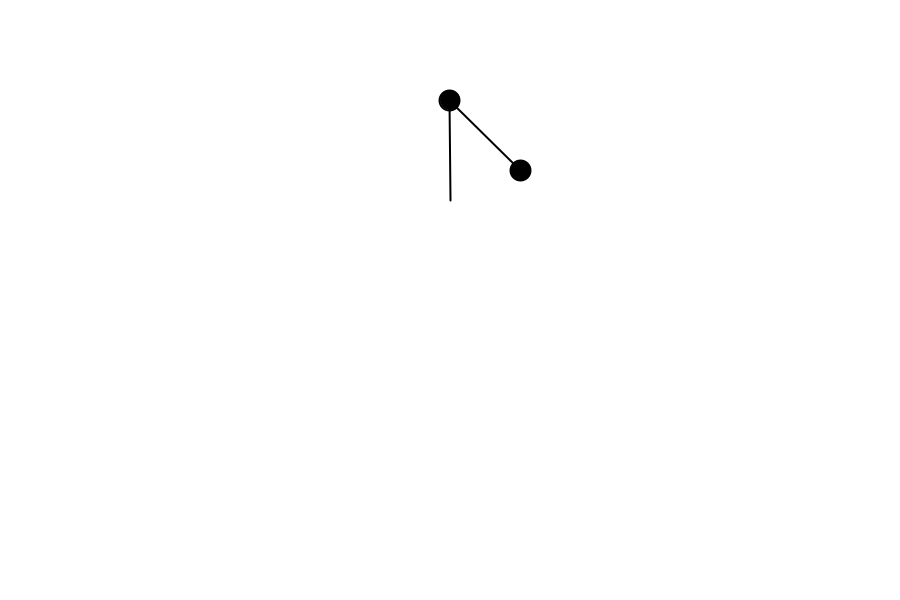
Frame 1 (no input)
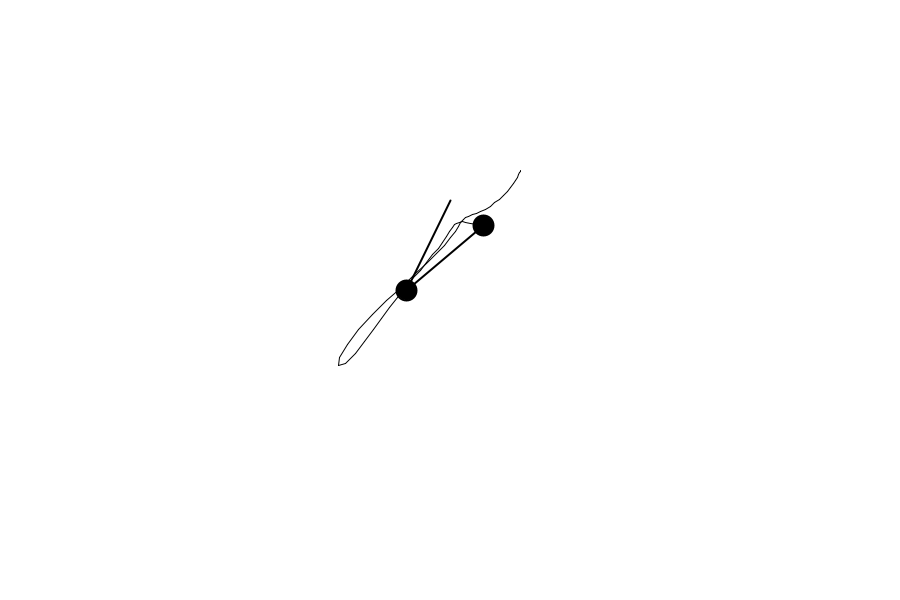
Frame 60 (the mouse pressed at the canvas centre just before this capture)
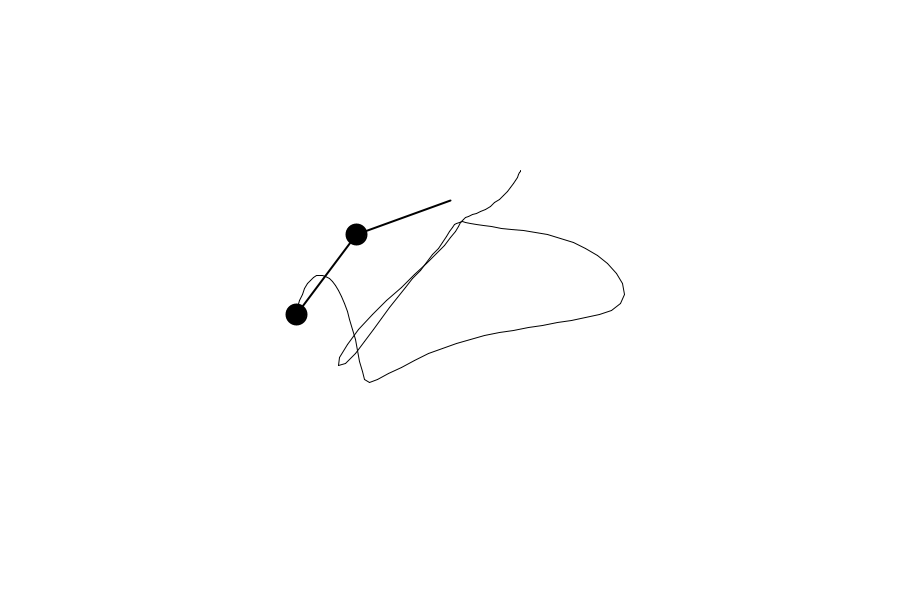
Frame 120 (the mouse held since frame 60 and released just before this capture)

The Processing sketch that drew these frames (run headless with seeded random() and noise(); from frame 60 on, the mouse is pressed at the canvas centre):

// Processing sketch: Double_Pen
// ── Double_Pen.pde
float r1 = 100;
float r2 = 100;
float m1 = 20;
float m2 = 20;
float a1 = PI;
float a2 = PI/4;
float a1_v = 0;
float a2_v = 0;
float g = 1;

float px2 = -1;
float py2 = -1;
float cx, cy;

PGraphics canvas;

void setup() {
  size(900, 600);
  cx = width/2;
  cy = 200;
  canvas = createGraphics(width, height);
  canvas.beginDraw();
  canvas.background(255);
  canvas.endDraw();
}

void draw() {
  background(255);
  imageMode(CORNER);
  image(canvas, 0, 0, width, height);

  float num1 = -g * (2 * m1 + m2) * sin(a1);
  float num2 = -m2 * g * sin(a1-2*a2);
  float num3 = -2*sin(a1-a2)*m2;
  float num4 = a2_v*a2_v*r2+a1_v*a1_v*r1*cos(a1-a2);
  float den = r1 * (2*m1+m2-m2*cos(2*a1-2*a2));
  float a1_a = (num1 + num2 + num3*num4) / den;

  num1 = 2 * sin(a1-a2);
  num2 = (a1_v*a1_v*r1*(m1+m2));
  num3 = g * (m1 + m2) * cos(a1);
  num4 = a2_v*a2_v*r2*m2*cos(a1-a2);
  den = r2 * (2*m1+m2-m2*cos(2*a1-2*a2));
  float a2_a = (num1*(num2+num3+num4)) / den;

  translate(cx, cy);
  stroke(0);
  strokeWeight(2);

  float x1 = r1 * sin(a1);
  float y1 = r1 * cos(a1);

  float x2 = x1 + r2 * sin(a2);
  float y2 = y1 + r2 * cos(a2);


  line(0, 0, x1, y1);
  fill(0);
  ellipse(x1, y1, m1, m1);

  line(x1, y1, x2, y2);
  fill(0);
  ellipse(x2, y2, m2, m2);

  a1_v += a1_a;
  a2_v += a2_a;
  a1 += a1_v;
  a2 += a2_v;

  // a1_v *= 0.99;
  // a2_v *= 0.99;

  canvas.beginDraw();
  //canvas.background(0, 1);
  canvas.translate(cx, cy);
  canvas.stroke(0);
  if (frameCount > 1) {
    canvas.line(px2, py2, x2, y2);
  }
  canvas.endDraw();


  px2 = x2;
  py2 = y2;
}
